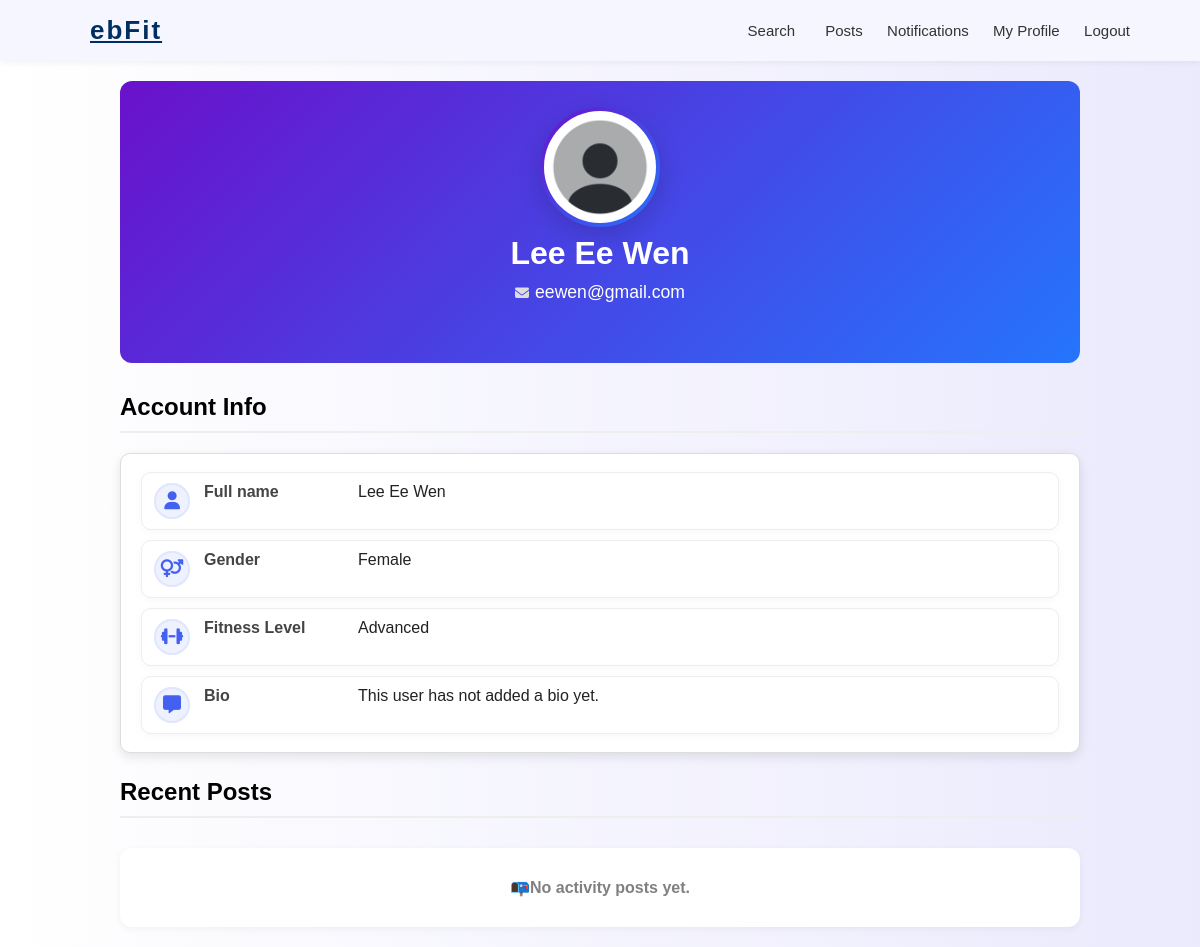
The app's page /profile/eewen@gmail.com (signed in), older data.
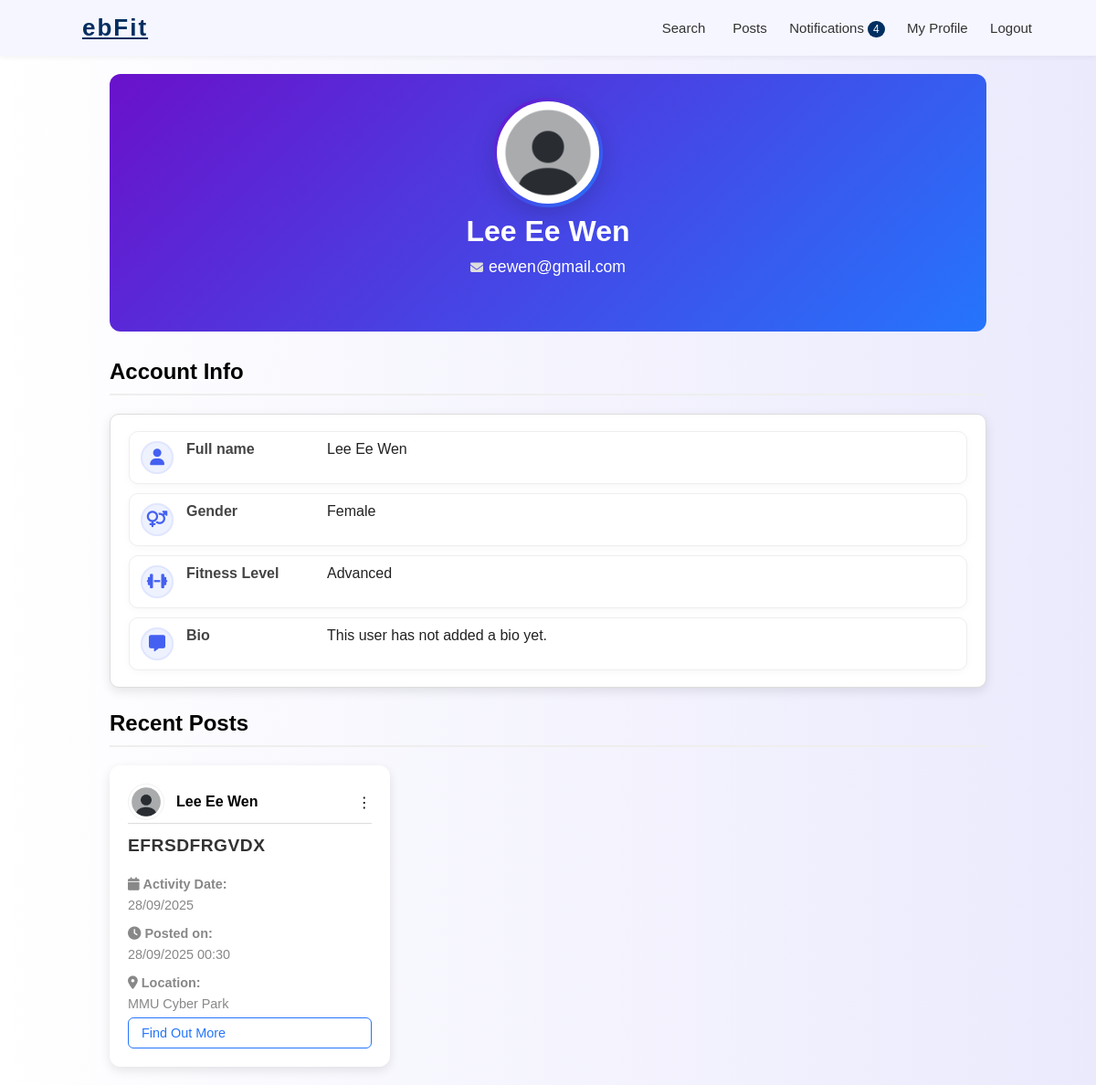
The same page, newer data.
### app.py (models this page shows, shortened)
class User(db.Model, UserMixin):
    __tablename__ = "users"
    email = db.Column(db.String(255), primary_key=True)
    name = db.Column(db.String(100), nullable=False)
    gender = db.Column(db.String(10), nullable=False)
    sport_level = db.Column(db.String(50), nullable=False)
    security_question = db.Column(db.String(255), nullable=False)
    security_answer = db.Column(db.String(255), nullable=False)
    password = db.Column(db.String(255), nullable=False)
    image_file = db.Column(db.String(255), nullable=False, default="default_image.png")
    bio = db.Column(db.Text, default="This user has not added a bio yet.", nullable=False)
    role = db.Column(db.String(20), default="user")
    is_suspended = db.Column(db.Boolean, default=False) # True = account suspended (blocked from login)
    posts = db.relationship("Posts", back_populates="user", lazy=True, cascade="all, delete-orphan")
    join_activities = db.relationship("JoinActivity", back_populates="user", lazy=True, cascade="all, delete-orphan")

class Posts(db.Model):
    __tablename__ = "posts" # Explicitly name the table "posts"
    post_id = db.Column(db.Integer, primary_key=True) # Unique identifier for each post
    title = db.Column(db.String(200), nullable=False) # Short title of the post/activity
    content = db.Column(db.Text, nullable=False) # Full description of the activity
    location = db.Column(db.String(100), nullable=False) # Where the activity happens
    event_date = db.Column(db.Date, nullable=False) # Activity date
    start_time = db.Column(db.Time, nullable=False) # Activity start time
    end_time = db.Column(db.Time, nullable=False) # Activity end time
    date_posted = db.Column(db.DateTime, default=datetime.utcnow, nullable=False)
    post_status = db.Column(db.String(20), default="open")
    participants = db.Column(db.Integer, nullable=False) # Max or current number of participants
    image_filename = db.Column(db.String(200), nullable=True) # Optional: image uploaded for this post
    email = db.Column(db.String(255), db.ForeignKey("users.email"), nullable=False)  # Foreign key → link each post to the user who created it
    user = db.relationship("User", back_populates="posts")
    is_hidden = db.Column(db.Boolean, default=False) # If True → hide this post from public views
    join_activities = db.relationship("JoinActivity", back_populates="post", lazy=True, cascade="all, delete-orphan")
    reports = db.relationship(
        "Reports",
        backref="post",                # enables Reports.post
        lazy=True,
        cascade="all, delete-orphan"  # deleting a post deletes reports
    )

### app.py (the view)
@app.route("/profile/<string:email>")
@login_required
def profile_page(email): #Show a user's account information and their recent posts
    user = User.query.filter_by(email=email).first_or_404() # Target profile user
    recent_posts = (
        Posts.query.filter_by(email=user.email)
        .order_by(Posts.date_posted.desc()) # latest posts first
        .all()
    )
    for post in recent_posts:
        if post.date_posted:
            if post.date_posted.tzinfo is None:
                utc_time = pytz.utc.localize(post.date_posted)
                post.local_date_posted_value = utc_time.astimezone(MALAYSIA_TZ)
            else:
                post.local_date_posted_value = post.date_posted.astimezone(MALAYSIA_TZ)
        else:
            post.local_date_posted_value = None
    image_url = url_for(
        "static",
        filename=f"profile_pics/{user.image_file or 'default_image.png'}"
    )
    return render_template(
        "profile.html",
        user=user,
        image_url=image_url,
        recent_posts=recent_posts
    ) # Render profile template

### app.py (called while the page is built)
@app.context_processor
def notif_count():
    if current_user.is_authenticated:
        count = Notification.query.filter_by(email=current_user.email, is_read=False).count()
        return {"unread_count": count}
    return {"unread_count": 0}

@login_manager.user_loader
def load_user(user_id):
    return User.query.filter_by(email=user_id).first()

@app.context_processor
def inject_admin():
    email = session.get("admin_email")
    if email:
        current_admin = Admin.query.get(email)
        return dict(admin=current_admin)
    return dict(admin=None)

### templates/profile.html (shortened to what the changed rows need)
{% extends "base.html" %}
{% block content %}
<div class="profile">
    <div class="welcome profile-hero">
        <div class="avatar-wrap">
            <img class="avatar" src="{{ url_for('static', filename='profile_pics/' ~ (user.image_file or 'default.png')) }}">
        </div>
        <h1>{{ user.name }}</h1>
        <p class="email">
            <i class="fa-solid fa-envelope"></i>{{ user.email }}
        </p>
    </div>
    <h2 class="section-title">Account Info</h2>
    <div class="profile-info info-grid">
        <div class="info-row">
            <div class="info-icon"><i class="fa-solid fa-user"></i></div>
            <div class="info-label">Full name</div>
            <div class="info-value">{{ user.name }}</div>
        </div>
        <div class="info-row">
            <div class="info-icon"><i class="fa-solid fa-venus-mars"></i></div>
            <div class="info-label">Gender</div>
            <div class="info-value">{{ user.gender }}</div>
        </div>
        <div class="info-row">
            <div class="info-icon"><i class="fa-solid fa-dumbbell"></i></div>
            <div class="info-label">Fitness Level</div>
            <div class="info-value">{{ user.sport_level }}</div>
        </div>
        <div class="info-row info-row-bio">
            <div class="info-icon"><i class="fa-solid fa-message"></i></div>
            <div class="info-label">Bio</div>
            <div class="info-value">{{ user.bio or "-" }}</div>
        </div>
    </div>
    <div class="profile-posts">
        <h2 class="section-title">Recent Posts</h2>
        {% if recent_posts %}
            <div class="posts-grid">
               {% for post in recent_posts %}
                    <div class="post-card">
                        {% set author = post.user %}
                        {% set author_name = author.name if author else post.email %}
                        {% set author_image = author.image_file if author and author.image_file else 'default_image.png' %}
                        {% set author_email = author.email if author else post.email %}
                        <div class="author-wrapper">
                            <a href="{{ url_for('profile_page', email=author_email) }}" class="author-link">
                                <img src="{{ url_for('static', filename='profile_pics/' ~ author_image) }}"
                                    alt="{{ author_name }}'s profile picture"
                                    class="profile-pic">
                                <span class="author-name">{{ author_name }}</span>
                            </a>
                            {% if current_user.is_authenticated %}
                                <details class="author-menu">
                                    <summary class="menu-btn">⋮</summary>
                                </details>
                            {% endif %}
                        </div>
                        <hr class="solid-line2">
                        <div class="post-header">
                            <h3 class="post-title">
                                {{ post.title }}
                            </h3>
                        </div>
                        <p class="meta"><i class="fa-solid fa-calendar"></i>
                            <strong>Activity Date: </strong><br>
                            <span>{{ post.event_date.strftime('%d/%m/%Y') if post.event_date else '' }}</span>
                        </p>
                        <p class="meta">
                            <i class="fa-solid fa-clock"></i>
                            <strong>Posted on:</strong><br>
                            <span>{{ post.local_date_posted_value.strftime('%d/%m/%Y %H:%M') if post.local_date_posted_value else '' }}</span>
                        </p>
                        <p class="meta">
                            <i class="fa-solid fa-location-dot"></i>
                            <strong>Location:</strong><br>
                            <span>{{ post.location or 'N/A' }}</span>
                        </p>
                        <a href="{{ url_for('post_detail', post_id=post.post_id, next=request.path) }}" class="btn btn-outline">Find Out More</a>
                    </div>
                {% endfor %}
        </div>
    {% else %}
        <div class="no-posts">
            <p>📭No activity posts yet.</p>
        </div>
    {% endif %}
</div>
</div>
{% endblock %}

Row changes from the older to the newer data that the page shows:
now on this page (row edited): Posts: image_file (placeholder picture), {{ author_name }} "Lee Ee Wen", title "EFRSDFRGVDX", event_date "28/09/2025", local_date_posted_value "28/09/2025 00:30", location "MMU Cyber Park"
Text that changed along with them:
{{ unread_count }}: (not shown) → "4"
text no longer shown: "📭No activity posts yet."
